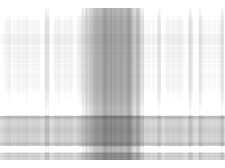
#> input picture HW1/M_compressed_Rank_1.png, 225 x 168 px, given in place of UWlogo.png, which was not available
$ python Problem7.py
#> lines starting #> are read from the running program, lines starting #| are printed output that depends on the picture; pictures that were not available may be replaced by others from this repository, and a replacement may not be noted
from cProfile import label
from pickletools import int4
import numpy as np
from numpy import copy
from PIL import Image
from numpy.linalg import svd as svd
from numpy.linalg import norm as norm
from matplotlib import pyplot as plt
from sys import exit

# Import the image using the Image function in the Pillow package:
img_in = Image.open("UWlogo.png")
#> img_in is the input picture: PIL image 225x168 RGBA; mean R, G, B, A 222.6, 222.6, 222.6, 255

print("Inspecting img_in, we see this is a PIL object, not amenable to numpy-style manipulation:")
print(img_in)
#| <PIL.PngImagePlugin.PngImageFile image mode=RGBA size=225x168 at 0x7F45B17026D0>

# So to manipulate it we will convert the image to a multi-dimensional array (4 matrices)
img=np.asarray(img_in)

# Print the type and shape of the imported pixel array
print("img has type: ", img.dtype) # (should output uint8, an 8 bit (1 byte) integer)
#| img has type:  uint8
print("img has shape: ", img.shape) # (should output (761, 1133, 4). Height (pixels), width (pixels), and colors (RBGA), A is 'alpha', transparency between 0 and 1)
#| img has shape:  (168, 225, 4)

# We will use matplotlib's imshow to display the array of pixels as an image, and save to a file HW1_plot00
# fig = plt.figure()
# plt.imshow(img)
# plt.axis('off') # Hide grid lines
# plt.savefig('./HW1_plot00.png',bbox_inches='tight', pad_inches=0)

# Breaking up img into its four matrices:
R = copy(img[:,:,0]) # Red
G = copy(img[:,:,1]) # Green
B = copy(img[:,:,2]) # Blue
A = copy(img[:,:,3]) # Alpha (transparency)
#> A: shape (168, 225); every value is 255

def compute_svd(arr):
    u, sigma, vh = np.linalg.svd(arr, full_matrices=False, compute_uv=True)
    return u, sigma, vh

def compute_diff_norm(x, y):
    return np.linalg.norm(x-y, 'fro')

def compute_matrix_from_svd(u, sigma, vh):
    return np.matmul(np.matmul(u, np.diag(sigma)), vh)

def convert_image_to_grayscale(img):
    M = 0.299 * img[:, :, 0] + 0.587 * img[:, :, 1] + 0.114 * img[:, :, 2]
    return M

def reconstruct_image(u, sigma, vh, rank=100):
    sigma_trim = np.copy(sigma)
    sigma_trim[rank:] = 0
    return compute_matrix_from_svd(u, sigma_trim, vh)

num_channels = 3
labels = ['sigma-red', 'sigma-green', 'sigma-blue']

for i in range(0, num_channels):
    u, sigma, vh = compute_svd(img[:, :, i])
    x = compute_matrix_from_svd(u, sigma, vh)
    norm_diff = compute_diff_norm(x, img[:, :, i])
    print('Norm of difference between image channel {} and reconstructed matrix from its svd = {}'.format(i, norm_diff))
    plt.semilogy(sigma, label=labels[i])
#> this loop made 3 passes
#| Norm of difference between image channel 0 and reconstructed matrix from its svd = 2.0224650033994801e-10
#| Norm of difference between image channel 1 and reconstructed matrix from its svd = 2.0224650033994801e-10
#| Norm of difference between image channel 2 and reconstructed matrix from its svd = 2.0224650033994801e-10
#> pass 1, in compute_svd, `u, sigma, vh = np.linalg.svd(arr, full_matrices=False, compute_uv=True)`:
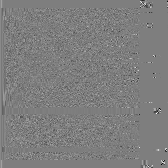
#> u: shape (168, 168) float64; min -0.817, max 0.835, mean 0.000509; drawn with min black and max white
#> pass 1, in compute_svd, `u, sigma, vh = np.linalg.svd(arr, full_matrices=False, compute_uv=True)`:
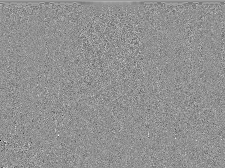
#> vh: shape (168, 225) float64; min -0.694, max 0.521, mean 0.000443; drawn with min black and max white
#> pass 1, `x = compute_matrix_from_svd(u, sigma, vh)`:
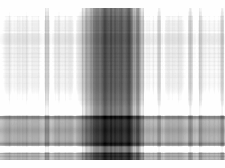
#> x: shape (168, 225) float64; min 113, max 255, mean 222.6; drawn with min black and max white
plt.legend()
plt.xlabel('Number of singular values')
plt.ylabel('Log of singular values')
plt.title('Semi-log plot of singular values of the UW logo')
plt.savefig('./Sigma_plot.png', bbox_inches='tight', pad_inches=0.3)
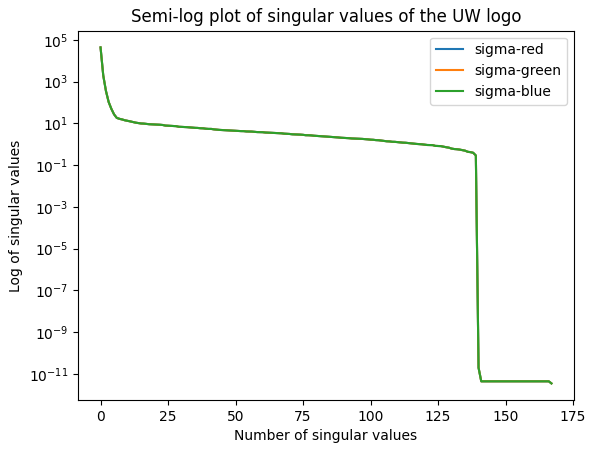
#> figure drawn by matplotlib, 1 panel; curve peaks at x = 0, y = 43785.1; curve peaks at x = 0, y = 43785.1; curve peaks at x = 0, y = 43785.1

plt.clf()
M = convert_image_to_grayscale(img)
plt.imshow(M, cmap='gray', vmin=0, vmax=255)
plt.axis('off')
plt.savefig('./M_grayscale.png',bbox_inches='tight', pad_inches=0)

u, sigma, vh = compute_svd(M)
#> in compute_svd (call 4), `u, sigma, vh = np.linalg.svd(arr, full_matrices=False, compute_uv=True)`:
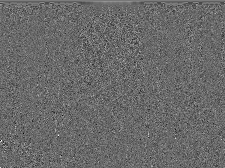
#> vh: shape (168, 225) float64; min -0.391, max 0.55, mean 0.000443; drawn with min black and max white
#> in compute_svd (call 4), `u, sigma, vh = np.linalg.svd(arr, full_matrices=False, compute_uv=True)`: sigma = 168 values, max 43785.1 at index 0, min 3.19e-12 at index 167, mean 278.9
print(u.shape, sigma.shape, vh.shape)
#| (168, 168) (168,) (168, 225)

ranks = [1, 5, 50, 200]

plt.clf()
fig, axs = plt.subplots(2, 2)
for i in range(len(ranks)):
    M_compressed = reconstruct_image(u, sigma, vh, ranks[i])
    axs[int(i/2), int(i%2)].imshow(M_compressed, cmap='gray', vmin=0, vmax=255)
    axs[int(i/2), int(i%2)].axis('off')
    axs[int(i/2), int(i%2)].set_title('Rank = {}'.format(ranks[i]))
    extent = axs[int(i/2), int(i%2)].get_window_extent().transformed(fig.dpi_scale_trans.inverted())
    fig.savefig('./M_compressed_Rank_{}.png'.format(ranks[i]), bbox_inches=extent, pad_inches=0)
#> this loop made 4 passes
#> pass 1, `M_compressed = reconstruct_image(u, sigma, vh, ranks[i])`:
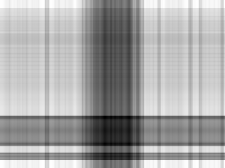
#> M_compressed: shape (168, 225) float64; min 121, max 276.9, mean 222.7; drawn with min black and max white

plt.savefig('./M_compressed_images.png',bbox_inches='tight', pad_inches=0)
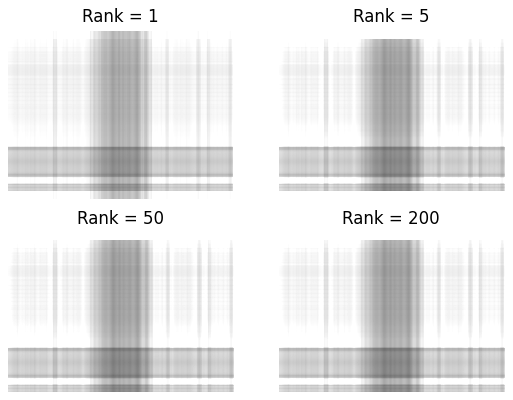
#> figure drawn by matplotlib, 4 panels

# [11 lines of commented-out code are left out]

$ run again, on HW2/2c.png
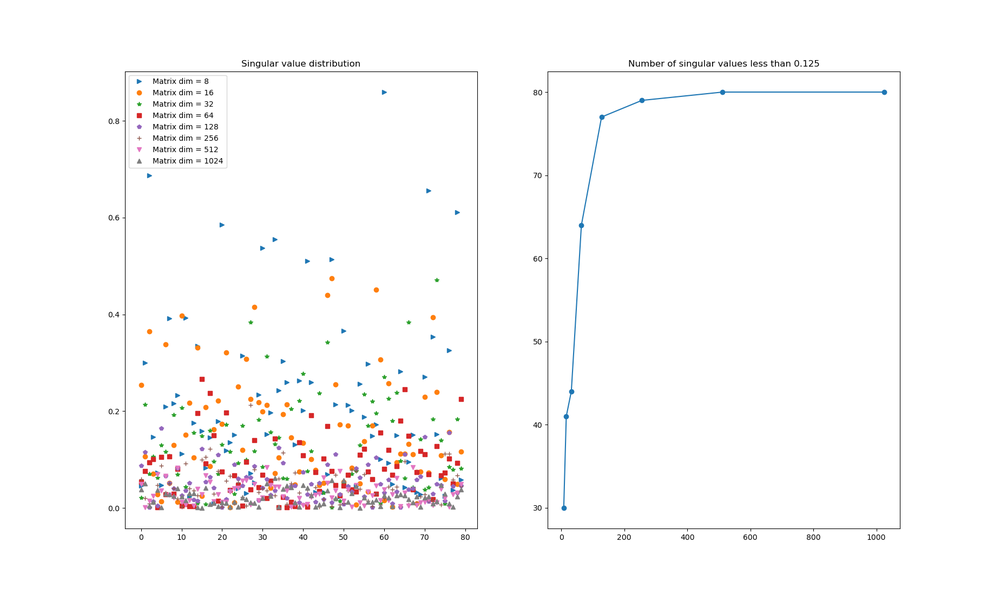
#> input picture HW2/2c.png, 1000 x 594 px, shrunk from 1848 x 1097 before the run, given in place of UWlogo.png, which was not available
#> img_in is the input picture: PIL image 1000x594 RGBA; mean R, G, B, A 251.4, 250.7, 250.8, 255
#| <PIL.PngImagePlugin.PngImageFile image mode=RGBA size=1000x594 at 0x7F45B1717F10>
#| img has type:  uint8
#| img has shape:  (594, 1000, 4)
#> A: shape (594, 1000); every value is 255
#> the loop `for i in range(0, num_channels):` made 3 passes
#> norm_diff on passes 1 to 3: 5.81e-10, 5.43e-10, 1.76e-09
#> (printed output is left out)
#> in compute_svd (call 4), `u, sigma, vh = np.linalg.svd(arr, full_matrices=False, compute_uv=True)`:
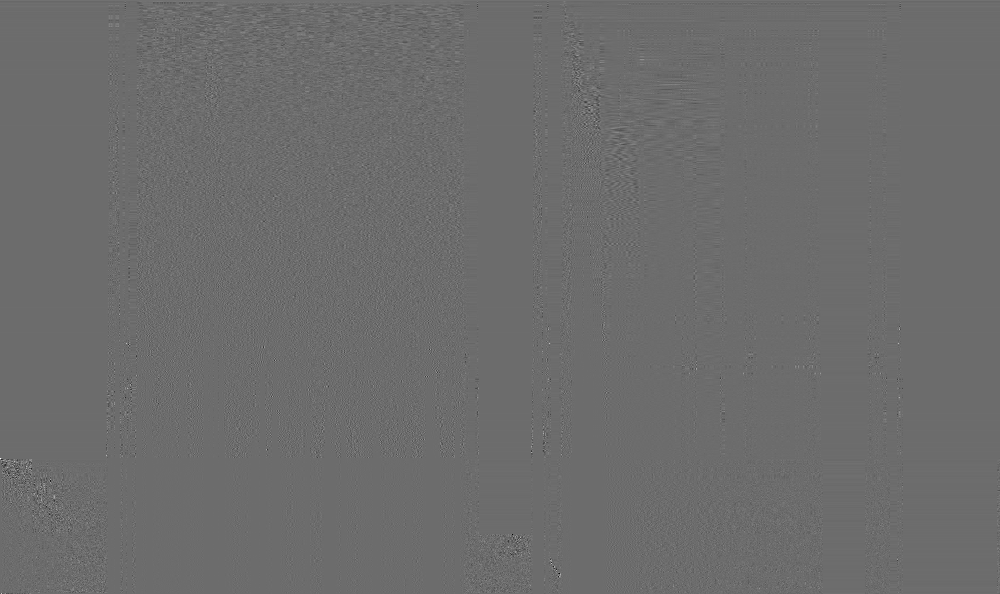
#> vh: shape (594, 1000) float64; min -0.723, max 0.972, mean 5.23e-05; drawn with min black and max white
#> in compute_svd (call 4), `u, sigma, vh = np.linalg.svd(arr, full_matrices=False, compute_uv=True)`: sigma = 594 values, max 193564.6 at index 0, min 1.5e-11 at index 593, mean 573.6
#| (594, 594) (594,) (594, 1000)
#> `plt.savefig('./M_compressed_images.png',bbox_inches='tight', pad_inche..`:
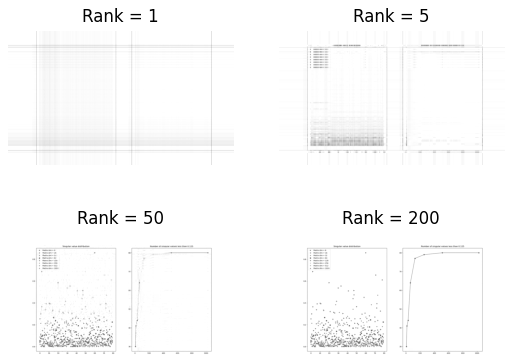
#> figure drawn by matplotlib, 4 panels

$ run again, on HW2/2u_a.png
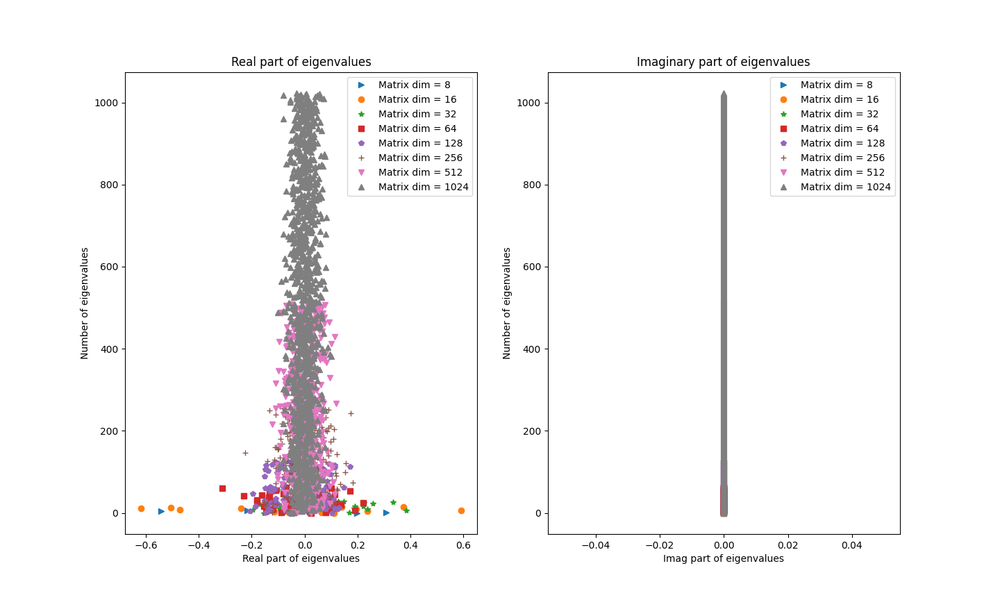
#> input picture HW2/2u_a.png, 1000 x 600 px, shrunk from 1440 x 864 before the run, given in place of UWlogo.png, which was not available
#> img_in is the input picture: PIL image 1000x600 RGBA; mean R, G, B, A 247.7, 246.8, 247.2, 255
#| <PIL.PngImagePlugin.PngImageFile image mode=RGBA size=1000x600 at 0x7F45B1719C50>
#| img has type:  uint8
#| img has shape:  (600, 1000, 4)
#> A: shape (600, 1000); every value is 255
#> the loop `for i in range(0, num_channels):` made 3 passes
#> norm_diff on passes 1 to 3: 6.98e-10, 9.09e-10, 6.62e-10
#> (printed output is left out)
#> pass 1, in compute_svd, `u, sigma, vh = np.linalg.svd(arr, full_matrices=False, compute_uv=True)`:
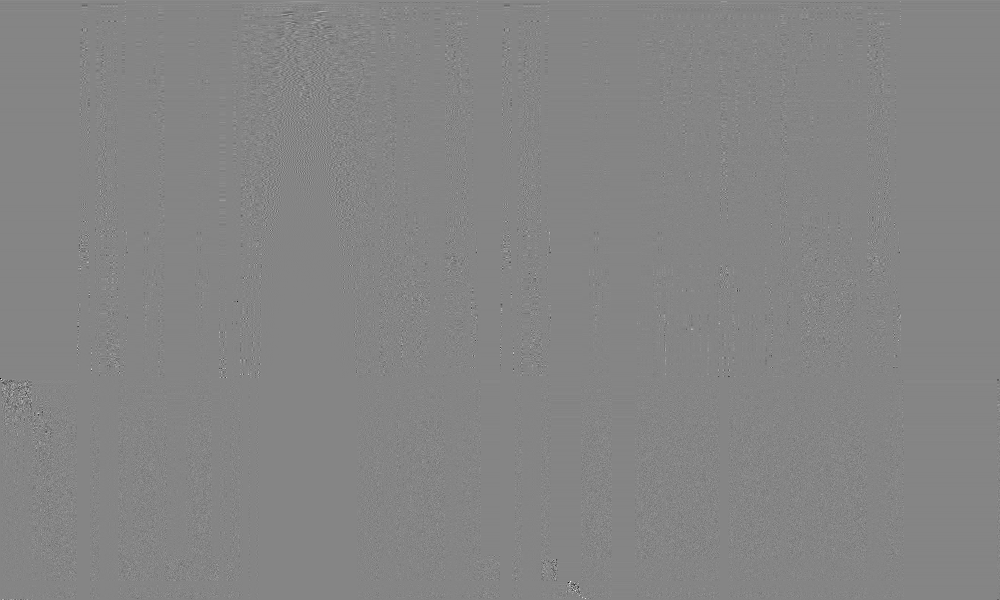
#> vh: shape (600, 1000) float64; min -0.994, max 0.91, mean 5.8e-05; drawn with min black and max white
#> `u, sigma, vh = compute_svd(M)`: sigma = 600 values, max 192079.5 at index 0, min 1.31e-11 at index 599, mean 565.6
#| (600, 600) (600,) (600, 1000)
#> `plt.savefig('./M_compressed_images.png',bbox_inches='tight', pad_inche..`:
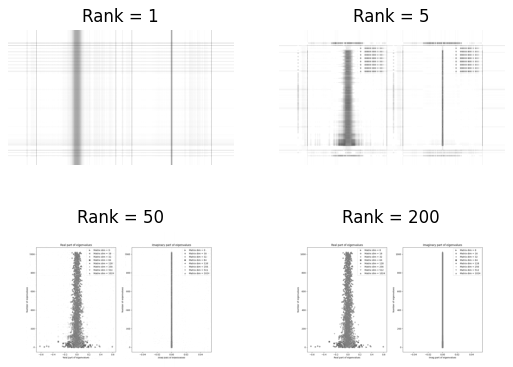
#> figure drawn by matplotlib, 4 panels
